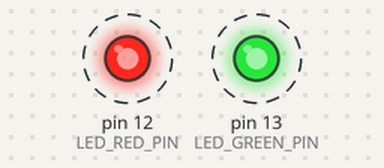
This program was run on a simulated Arduino Nano, built with avr-gcc and run on an emulated ATmega328P. On the bench: output pins drawn as LEDs (lit = HIGH). Dashed ring = blinking.

Above: at 0.2 s.
Timing chart, 0 to 4.6 s (numbered marks = the images above):
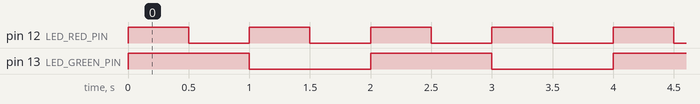

The program:

main.cpp
```cpp
#include <Arduino.h>
#include "Led.hpp"

const unsigned short LED_GREEN_PIN = 13;
const unsigned short LED_RED_PIN = 12;

Led *LED_GREEN = new Led(LED_GREEN_PIN, HIGH);
Led *LED_RED = new Led(LED_RED_PIN, HIGH);

void setup() {
  pinMode(LED_GREEN->getPin(), OUTPUT);
  pinMode(LED_RED->getPin(), OUTPUT);
}

void loop() {
  digitalWrite(LED_GREEN->getPin(), LED_GREEN->getMode());
  digitalWrite(LED_RED->getPin(), LED_RED->getMode());
  delay(500);
  LED_RED->switchMode();
  digitalWrite(LED_RED->getPin(), LED_RED->getMode());
  delay(500);
  LED_GREEN->switchMode();
  digitalWrite(LED_GREEN->getPin(), LED_GREEN->getMode());
  LED_RED->switchMode();
  digitalWrite(LED_RED->getPin(), LED_RED->getMode());
  delay(500);
  LED_RED->switchMode();
  digitalWrite(LED_RED->getPin(), LED_RED->getMode());
  delay(500);
  LED_GREEN->switchMode();
  LED_RED->switchMode();
}
```

Led.cpp
```cpp
//
//  Led.cpp
//  arduino
//
//  Created by lacau on 16/12/2016.
//
//

#include "Led.hpp"

Led::Led(const unsigned short pin, const bool mode)  {
  this->pin = pin;
  this->mode = mode;
}
Led::~Led() {}

unsigned short Led::getPin() const {
  return pin;
}

bool Led::getMode() const {
  return mode;
}

void Led::switchMode() {
  mode = !mode;
}
```

Led.hpp
```cpp
//
//  Led.hpp
//  arduino
//
//  Created by lacau on 16/12/2016.
//
//

#ifndef Led_hpp
#define Led_hpp

#include <stdio.h>

class Led {

private:
  unsigned short pin;
  bool mode;

public:
    Led(const unsigned short, const bool);
    ~Led();
    unsigned short getPin() const;
    bool getMode() const;
    void switchMode();
protected:

};


#endif /* Led_hpp */
```

Measured:
- by itself, pin 12 (LED_RED_PIN): alternates HIGH for 0.50 s and LOW for 0.50 s
- by itself, pin 13 (LED_GREEN_PIN): alternates HIGH for 1.0 s and LOW for 1.0 s
- by itself, everything shown: repeats every 2.0 s, in 4 steps
